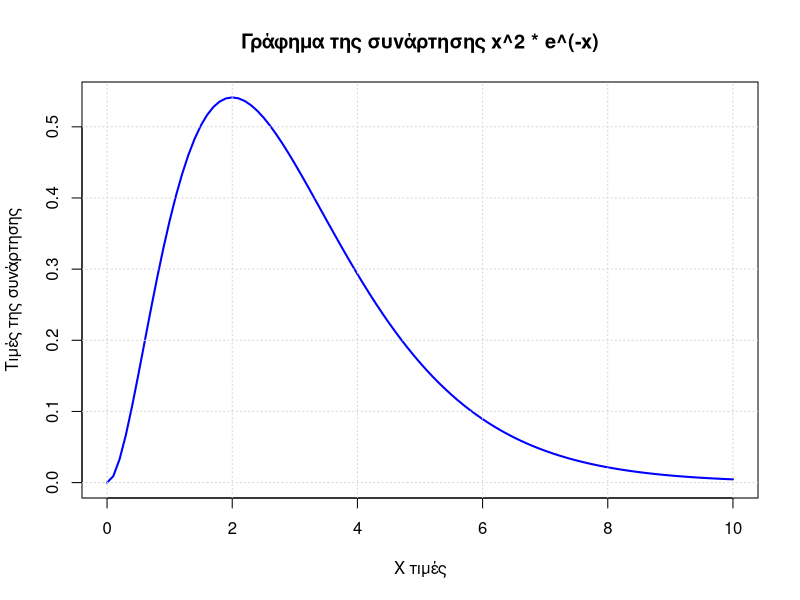

R code for this plot:
print('1__________________')
vec1 <- seq(5, 100, by = 5)
vec2 <- seq(100, 5, by = -5)
vec3 <- c(seq(2, 50, by = 2), seq(48, 2, by = -2))
vec4 <- rep(c(1, 3, 5), times = 15)
vec5 <- rep(1:4, times = c(5, 10, 15, 20))
print(vec1)
print(vec2)
print(vec3)
print(vec4)
print(vec5)



print('2__________________')
vec1_subset <- vec1[5:15]
vec2_subset <- vec2[-(1:5)]
vec3_subset <- vec3[vec3 < 40]
vec4_subset <- vec4[seq(2, length(vec4), by = 2)]
print(vec1_subset)
print(vec2_subset)
print(vec3_subset)
print(vec4_subset)



print('3__________________')
vec3_length <- length(vec3)
vec3_sum <- sum(vec3)
vec2_min <- min(vec2)
vec2_max <- max(vec2)
vec5_product <- prod(vec5)
vec1_sorted_desc <- sort(vec1, decreasing = TRUE)
print(paste("Μήκος vec3:", vec3_length))
print(paste("Άθροισμα vec3:", vec3_sum))
print(paste("Ελάχιστο vec2:", vec2_min))
print(paste("Μέγιστο vec2:", vec2_max))
print(paste("Γινόμενο vec5:", vec5_product))
print("vec1 ταξινομημένο φθίνουσα:")
print(vec1_sorted_desc)



print('4__________________')
vector_stats <- function(vec) {
  stats_list <- list(
    length = length(vec),
    min = min(vec),
    max = max(vec),
    sum = sum(vec),
    mean = mean(vec),
    sorted = sort(vec)
  )
  return(stats_list)
}
vec3 <- c(seq(2, 50, by = 2), seq(48, 2, by = -2))
result_vec3 <- vector_stats(vec3)
print(result_vec3)



print('5__________________')
x_values <- seq(0, 10, by = 0.1)
y_values <- x_values^2 * exp(-x_values)
plot(x_values, y_values, type = "l", col = "blue", lwd = 2,
     xlab = "Χ τιμές", ylab = "Τιμές της συνάρτησης",
     main = "Γράφημα της συνάρτησης x^2 * e^(-x)")
grid()



print('6__________________')
A <- matrix(c(5, 2, 1, 4, 6, 4, 3, 6, 9, 6, 5, 8, 3, 8, 7, 2), nrow = 4, byrow = TRUE)
B <- matrix(c(1, 2, 1, 4, 6, 2, 3, 6, 9, 6, 3, 8, 3, 8, 7, 4), nrow = 4, byrow = TRUE)
sum_AB <- A + B
product_AB <- A %*% B
trace_A <- sum(diag(A))
inverse_A <- solve(A)
inverse_B <- solve(B)
product_inv_AB <- inverse_A %*% inverse_B
print("Άθροισμα A + B:")
print(sum_AB)
print("Γινόμενο A * B:")
print(product_AB)
print("Άθροισμα κύριας διαγωνίου του A:")
print(trace_A)
#print("Αντίστροφος A:")
#print(inverse_A)
#print("Αντίστροφος B:")
#print(inverse_B)
print("Γινόμενο A^(-1) * B^(-1):")
print(product_inv_AB)



print('7__________________')
poisson_recursive <- function(x, lambda) {
  if (lambda <= 0) {
    stop("Η τιμή του λ πρέπει να είναι > 0")
  }

  if (x < 0) {
    stop("Η τιμή του x πρέπει να είναι >= 0")
  }

  if (x == 0) {
    return(exp(-lambda))
  }
  return(poisson_recursive( x - 1, lambda) * (lambda / x))
}
#Παράδειγμα εισόδου
lambda <- 2
x <- 3
print(paste("Poisson recursive: ", poisson_recursive(x, lambda)))
print(paste("Dpois function: ", dpois(x, lambda)))



